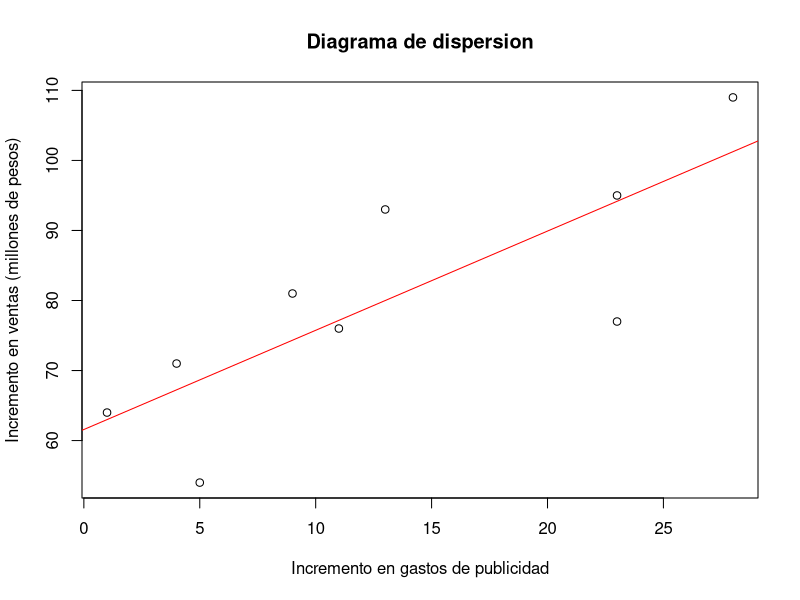

R code for this plot:
x <- c(1, 4, 5, 9, 11, 13, 23, 23, 28)
y <- c(64, 71, 54, 81, 76, 93, 77, 95, 109)
datos <- data.frame(x,y)

modelo <- lm(y ~ x, data = datos)
class(modelo)

modelo$coefficients

plot(x, y, main="Diagrama de dispersion", xlab="Incremento en gastos de publicidad"
     , ylab="Incremento en ventas (millones de pesos)")
abline(modelo, col="red")

summary(modelo)
